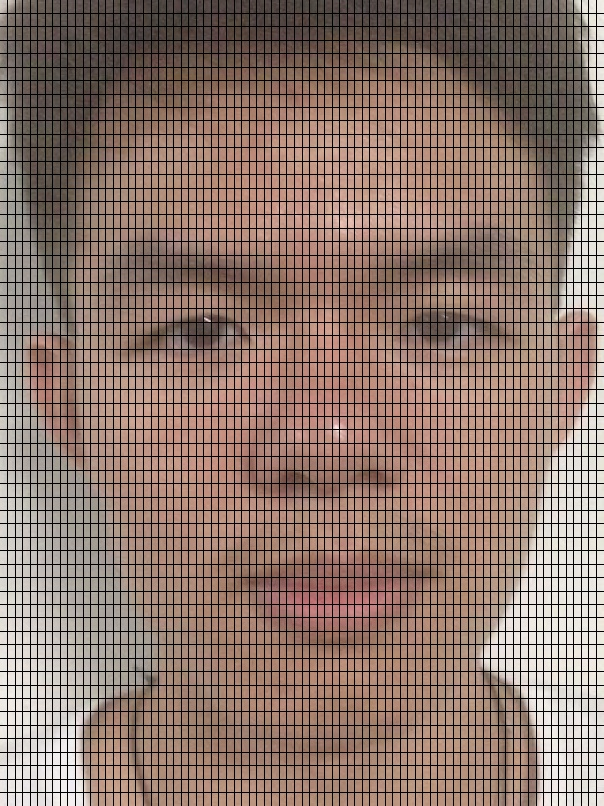
#> input picture facepp/lines.jpg, 604 x 806 px
$ python -i glahf.py   (imports and definitions only)   (Python 2 division)
#> lines starting #> are read from the running program, lines starting #| are printed output that depends on the picture
#-*- coding:utf-8 -*-
# 2016.09.12 22:10:38 中国标准时间
#Embedded file name: glahf\glahf.pyo
from facepp import facepp
from functools import partial, wraps
import cv2
import faceutil
import logging
import math
import net
import numpy as np
import os
try:
    import cPickle as pickle
except ImportError:
    import pickle

face_cascade = cv2.CascadeClassifier('./cascades/haarcascade_frontalface_alt.xml')
eye_cascade = cv2.CascadeClassifier('./cascades/haarcascade_eye_tree_eyeglasses.xml')
nose_cascade = cv2.CascadeClassifier('./cascades/haarcascade_mcs_nose.xml')
mouth_cascade = cv2.CascadeClassifier('./cascades/haarcascade_mcs_mouth.xml')

class _const(object):

    class ConstError(TypeError):
        pass

    # [9 lines left out: functions __setattr__, __delattr__, not called in this run]


class ReadException(IOError):
    pass


class ImageNotFound(IOError):
    pass


class DetectExcepetion(Exception):
    pass


class UnExpectedValueException(ValueError):
    pass


def _mid_x(arr):
    return (2 * arr[0] + arr[2]) / 2


def _mid_y(arr):
    return (2 * arr[1] + arr[3]) / 2


class EInfo:
    TAG = None
    LEFT = 0
    RIGHT = 0
    UP = 0
    DOWN = 0


e_list = []

# [4 lines left out: function _remove_tag, not called in this run]


def array_equal(A, B):
    return np.array_equal(A, B)


# [49 lines left out: function enlargeimage, not called in this run]


def resize(img, h, w):
    return cv2.resize(img, (w, h), interpolation=cv2.INTER_LINEAR)


# [4 lines left out: function clahe, not called in this run]


def shape(img):
    height, width = img.shape[:2]
    return (height, width)


# [194 lines left out: functions drawlines, merge_image, move_to_center, cut_img, roi_grayvalue, showplt and 6 more, not called in this run]


def write(dst, img):
    cv2.imwrite(dst, img)


# [22 lines left out: functions convert, show, gray_value, not called in this run]


def gray_value_filter(gray, low_bound, up_bound):
    gray = gray[(gray > low_bound) & (gray < up_bound)]
    return gray.mean()


# [12 lines left out: function grab_cut, not called in this run]


def _memory_study(function):

    # [29 lines left out: function __memory_study, not called in this run]

    return __memory_study


# [178 lines left out: functions get_organs, markdetect, not called in this run]
# decompiled 1 files: 1 okay, 0 failed, 0 verify failed
# 2016.09.12 22:10:40 中国标准时间

>>> import cv2
>>> picture = cv2.imread('../facepp/lines.jpg', cv2.IMREAD_GRAYSCALE)
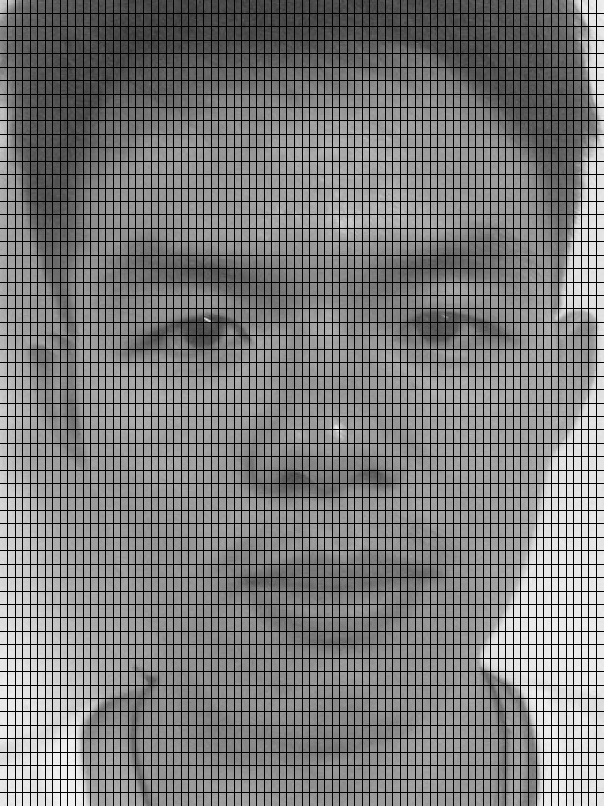
#> picture: shape (806, 604); min 0, max 248, mean 120.5
>>> result = showplt(picture)
#> in showplt, `hist_full = cv2.calcHist([img], [0], None, [256], [0, 256])`: hist_full = 256 values, max 61466 at index 0, min 0 at index 9, mean 1901.7
#> (the run stopped early here; a loop or call above may not have finished)

$ run again, on facepp/m_t.jpg
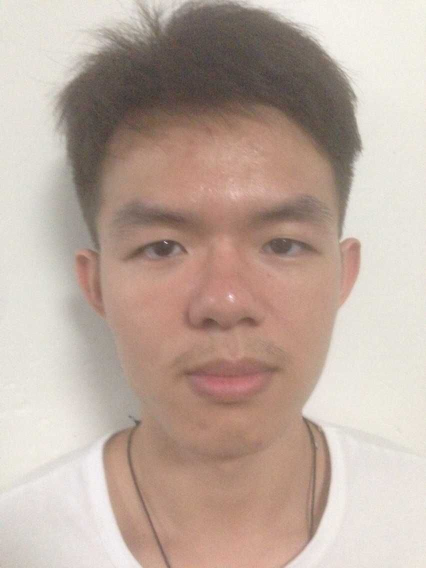
#> input picture facepp/m_t.jpg, 852 x 1136 px (shown at 1/2 size)
#> `picture = cv2.imread('../facepp/lines.jpg', cv2.IMREAD_GRAYSCALE)`:
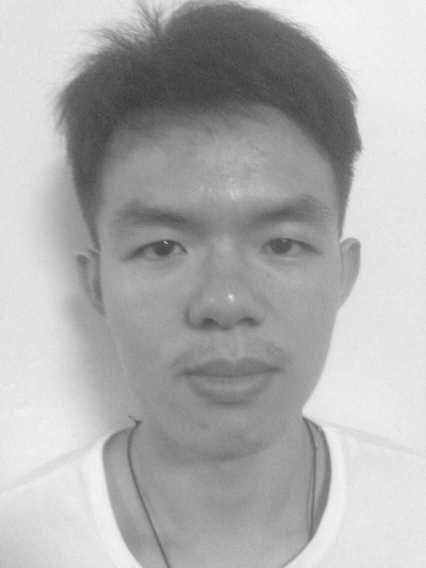
#> picture: shape (1136, 852) (shown at 1/2 size); min 51, max 248, mean 174.9
#> hist_full = 256 values, max 42043 at index 230, min 0 at index 0, mean 3780.8
